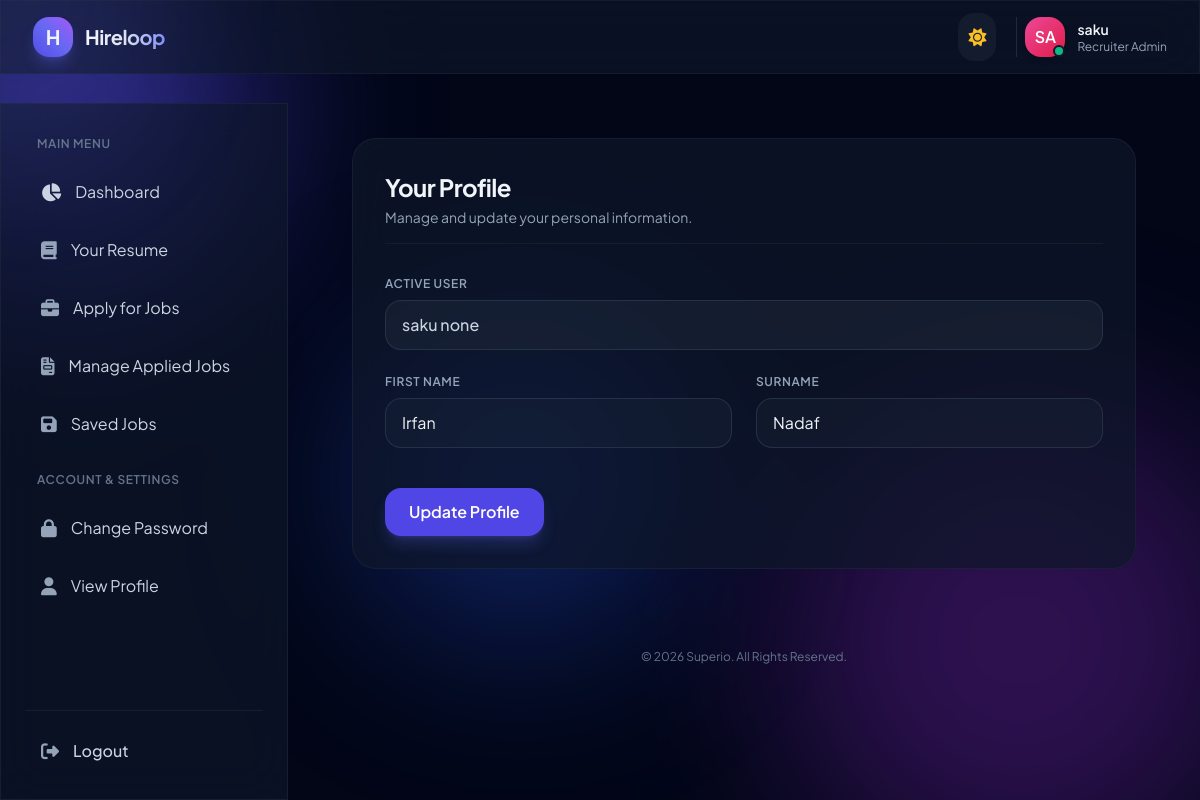
Page /accounts/update_profile/2/ (signed in) on the committed database.
### accounts/models.py (models this page shows)
class User(AbstractUser):
    email =  models.EmailField(unique= True ,null=False  )
    has_company = models.BooleanField(default = False)
    has_resume = models.BooleanField(default= False)
    is_recruiter = models.BooleanField(default= False)
    is_candidate = models.BooleanField(default= False)

### accounts/views.py (the view)
# urls.py: path('update_profile/<int:pk>/', update_profile, name='update-profile'),
@login_required
def update_profile(request, pk):
    user = User.objects.get(pk=pk)
    if request.method == "POST":
        form = UpdateProfileForm(request.POST, instance=user)
        if form.is_valid():
            form.save()
            messages.success(request, "Your information is now updated")
            return redirect(reverse('update-profile', args=[user.pk]))
        else:
            messages.warning(request, "Something went wrong, please try again")
    else:
        form = UpdateProfileForm(instance=user)
    context = {'form': form}
    return render(request, 'accounts/update_profile.html', context)

### accounts/form.py
class UpdateProfileForm(forms.ModelForm):
    class Meta:
        model = User
        fields = ['first_name', 'last_name']

### templates/accounts/update_profile.html (shortened to what this page needs)
{% extends 'base.html' %}
{% load widget_tweaks %}
{% block content %}
<div class="max-w-4xl mx-auto p-4 sm:p-6 lg:p-8">
    <div class="bg-white/70 dark:bg-slate-900/70 backdrop-blur-xl border border-slate-200/60 dark:border-slate-800/60 rounded-3xl p-6 sm:p-8 shadow-xl shadow-slate-200/50 dark:shadow-none transition-all">
        <div class="mb-8 border-b border-slate-200/50 dark:border-slate-800/50 pb-4">
            <h2 class="text-2xl font-bold text-slate-800 dark:text-slate-100 tracking-tight">Your Profile</h2>
            <p class="text-sm text-slate-500 dark:text-slate-400 mt-1">Manage and update your personal information.</p>
        </div>
        <form method="POST" class="space-y-6">
            <div class="flex flex-col gap-2">
                <label class="text-xs font-semibold uppercase tracking-wider text-slate-500 dark:text-slate-400">Active User</label>
                <input type="text"
                       value="{{ request.user.first_name }} {{ request.user.last_name }}"
                       readonly
                       class="w-full px-4 py-3 rounded-2xl bg-slate-100/80 dark:bg-slate-800/50 border border-slate-200 dark:border-slate-700/60 text-slate-600 dark:text-slate-300 font-medium cursor-not-allowed outline-none select-none">
            </div>
            <div class="grid grid-cols-1 md:grid-cols-2 gap-6">
                <div class="flex flex-col gap-2">
                    <label class="text-xs font-semibold uppercase tracking-wider text-slate-500 dark:text-slate-400">First Name</label>
                    {% render_field form.first_name class="w-full px-4 py-3 rounded-2xl bg-slate-50/50 dark:bg-slate-800/30 border border-slate-200 dark:border-slate-700/60 text-slate-800 dark:text-slate-100 placeholder-slate-400 focus:bg-white dark:focus:bg-slate-900 focus:border-indigo-500 focus:ring-4 focus:ring-indigo-500/10 transition-all outline-none" placeholder="First Name" %}
                </div>
                <div class="flex flex-col gap-2">
                    <label class="text-xs font-semibold uppercase tracking-wider text-slate-500 dark:text-slate-400">Surname</label>
                    {% render_field form.last_name class="w-full px-4 py-3 rounded-2xl bg-slate-50/50 dark:bg-slate-800/30 border border-slate-200 dark:border-slate-700/60 text-slate-800 dark:text-slate-100 placeholder-slate-400 focus:bg-white dark:focus:bg-slate-900 focus:border-indigo-500 focus:ring-4 focus:ring-indigo-500/10 transition-all outline-none" placeholder="Surname" %}
                </div>
            </div>
            <div class="pt-4">
                <button type="submit"
                        class="inline-flex items-center justify-center px-6 py-3 rounded-2xl bg-indigo-600 hover:bg-indigo-700 active:scale-[0.98] text-white font-semibold shadow-lg shadow-indigo-500/25 transition-all duration-200 ease-in-out cursor-pointer">
                    Update Profile
                </button>
            </div>
        </form>
    </div>
</div>
{% endblock %}

### templates/base.html (shortened to what this page needs)
<!doctype html>
<html lang="en" class="dark">
  <head>
    <script src="https://cdn.tailwindcss.com"></script>
    <link
      rel="stylesheet"
      href="https://cdnjs.cloudflare.com/ajax/libs/font-awesome/6.4.0/css/all.min.css"
    />
  </head>
  <body
    class="bg-slate-50 dark:bg-slate-950 text-slate-800 dark:text-slate-100 transition-colors duration-500 min-h-screen flex flex-col"
  >
    <div class="bg-mesh">
      <div
        class="blob w-96 h-96 bg-indigo-400 dark:bg-indigo-600 top-[-10%] left-[-10%]"
      ></div>
      <div
        class="blob w-[30rem] h-[30rem] bg-purple-400 dark:bg-purple-900 bottom-[-10%] right-[-5%]"
        style="animation-delay: -5s"
      ></div>
      <div
        class="blob w-80 h-80 bg-blue-300 dark:bg-blue-800 top-[40%] left-[30%]"
        style="animation-delay: -10s"
      ></div>
    </div>
    <div
      id="cursor-glow"
      class="pointer-events-none fixed top-0 left-0 w-80 h-80 bg-indigo-500/15 dark:bg-indigo-400/10 rounded-full blur-3xl -translate-x-1/2 -translate-y-1/2 transition-opacity duration-300 z-50"
    ></div>
    <header
      class="sticky top-0 z-40 w-full glass-card border-b border-slate-200/50 dark:border-slate-800/50 px-4 lg:px-8 py-3 flex items-center justify-between"
    >
      <div class="flex items-center gap-4">
        <a href="{% url 'dashboard' %}" class="flex items-center gap-3">
          <div
            class="w-10 h-10 rounded-2xl bg-gradient-to-tr from-indigo-600 via-indigo-500 to-purple-500 flex items-center justify-center text-white font-bold text-xl shadow-lg shadow-indigo-500/30 transform hover:scale-105 transition-transform duration-300"
          >
            H
          </div>
          <span
            class="text-xl font-bold bg-clip-text text-transparent bg-gradient-to-r from-slate-900 via-indigo-950 to-indigo-600 dark:from-white dark:via-slate-200 dark:to-indigo-400 tracking-tight"
          >
          </span>
        </a>
      </div>
      <div class="flex items-center gap-3 md:gap-5">
        <button
          id="theme-toggle"
          class="p-2.5 rounded-2xl bg-slate-200/50 dark:bg-slate-800/50 hover:bg-slate-300/50 dark:hover:bg-slate-700/50 text-slate-700 dark:text-slate-200 transition-all duration-300 active:scale-90"
        >
          <i
            class="fa-solid fa-sun hidden dark:block text-lg text-amber-400"
          ></i>
        </button>
        <div
          class="flex items-center gap-3 pl-2 border-l border-slate-200 dark:border-slate-800"
        >
          <div class="relative">
            <div
              class="w-10 h-10 rounded-2xl bg-gradient-to-br from-pink-500 to-rose-600 flex items-center justify-center text-white font-semibold shadow-md"
            >
              {{ request.user.username|slice:":2"|upper|default:"UK" }}
            </div>
            <span
              class="absolute bottom-0 right-0 w-3 h-3 bg-emerald-500 border-2 border-white dark:border-slate-900 rounded-full"
            ></span>
          </div>
          <div class="hidden md:block text-left">
            <div
              class="text-sm font-semibold text-slate-800 dark:text-slate-100 flex items-center gap-1.5"
            >
              {{request.user.first_name|default:request.user.last_name|default:"username"}}
            </div>
            <div class="text-xs text-slate-500 dark:text-slate-400">
              Recruiter Admin
            </div>
          </div>
        </div>
      </div>
    </header>
    <div class="flex flex-1 relative">
      <aside class="w-72 glass-card border-r border-slate-200/60 dark:border-slate-800/60 p-6 flex flex-col justify-between hidden lg:flex shrink-0 sticky top-[103px] h-[calc(100vh-103px)]">
    <nav class="space-y-1.5">
        <div class="px-3 py-2 text-xs font-semibold text-slate-400 dark:text-slate-500 uppercase tracking-wider">
            Main Menu
        </div>
        <a href="{% url 'dashboard' %}"
           class="flex items-center gap-3.5 px-4 py-3 rounded-2xl transition-all {% if request.resolver_match.url_name == 'dashboard' %}bg-indigo-600 text-white font-medium shadow-md shadow-indigo-500/20{% else %}text-slate-600 dark:text-slate-300 hover:bg-slate-100 dark:hover:bg-slate-800/60{% endif %}">
            <i class="fa-solid fa-chart-pie text-lg"></i>
            <span>Dashboard</span>
        </a>
        {% if request.user.is_candidate %}
            {% if request.user.has_resume %}
                 <a href="{% url "resume-details" request.user.resume.pk %}"
                   class="flex items-center gap-3.5 px-4 py-3 rounded-2xl text-slate-600 dark:text-slate-300 hover:bg-slate-100 dark:hover:bg-slate-800/60 transition-all group">
                    <i class="fa-solid fa-book text-lg text-slate-400 group-hover:text-indigo-500 transition-colors"></i>
                    <span>Your Resume</span>
                </a>
                <a href="{% url "available_jobs" %}"
                   class="flex items-center gap-3.5 px-4 py-3 rounded-2xl text-slate-600 dark:text-slate-300 hover:bg-slate-100 dark:hover:bg-slate-800/60 transition-all group">
                    <i class="fa-solid fa-briefcase text-lg text-slate-400 group-hover:text-indigo-500 transition-colors"></i>
                    <span>Apply for Jobs</span>
                </a>
                <a href="{% url "manage_applied_jobs" %}"
                   class="flex items-center gap-3.5 px-4 py-3 rounded-2xl text-slate-600 dark:text-slate-300 hover:bg-slate-100 dark:hover:bg-slate-800/60 transition-all group">
                    <i class="fa-solid fa-file-invoice text-lg text-slate-400 group-hover:text-indigo-500 transition-colors"></i>
                    <span>Manage Applied Jobs</span>
                </a>
                 <a href="{% url "all_saved_jobs" %}"
                   class="flex items-center gap-3.5 px-4 py-3 rounded-2xl text-slate-600 dark:text-slate-300 hover:bg-slate-100 dark:hover:bg-slate-800/60 transition-all group">
                    <i class="fa-solid fa-save text-lg text-slate-400 group-hover:text-indigo-500 transition-colors"></i>
                    <span>Saved Jobs</span>
                </a>
            {% endif %}
        {% endif %}
        <div class="pt-4 px-3 py-2 text-xs font-semibold text-slate-400 dark:text-slate-500 uppercase tracking-wider">
            Account & Settings
        </div>
        <a href="{% url 'change_password' %}"
           class="flex items-center gap-3.5 px-4 py-3 rounded-2xl text-slate-600 dark:text-slate-300 hover:bg-slate-100 dark:hover:bg-slate-800/60 transition-all group">
            <i class="fa-solid fa-lock text-lg text-slate-400 group-hover:text-indigo-500 transition-colors"></i>
            <span>Change Password</span>
        </a>
        <a href="{% url 'update-profile' request.user.pk %}"
           class="flex items-center gap-3.5 px-4 py-3 rounded-2xl text-slate-600 dark:text-slate-300 hover:bg-slate-100 dark:hover:bg-slate-800/60 transition-all group">
            <i class="fa-solid fa-user text-lg text-slate-400 group-hover:text-indigo-500 transition-colors"></i>
            <span>View Profile</span>
        </a>
    </nav>
    <div class="pt-4 border-t border-slate-200/60 dark:border-slate-800/60 space-y-1">
        <a href="{% url 'logout' %}"
           class="flex items-center gap-3.5 px-4 py-2.5 rounded-2xl text-slate-600 dark:text-slate-300 hover:bg-slate-200/50 dark:hover:bg-slate-800/50 transition-all font-medium">
            <i class="fa-solid fa-right-from-bracket text-lg text-slate-400"></i>
            <span>Logout</span>
        </a>
    </div>
  </aside>
      <main class="flex-1 p-4 lg:p-8 max-w-7xl mx-auto w-full space-y-6">
        {% block content %}{% endblock %}
        <footer
          class="text-center py-6 text-xs text-slate-400 dark:text-slate-500"
        >
          &copy; 2026 Superio. All Rights Reserved.
        </footer>
      </main>
    </div>
  </body>
</html>

### templates/base.html (style rules this page uses)
body { font-family: "Plus Jakarta Sans", -apple-system, BlinkMacSystemFont, sans-serif; overflow-x: hidden; }
.glass-card { background: rgba(255, 255, 255, 0.7); backdrop-filter: blur(20px); -webkit-backdrop-filter: blur(20px); border: 1px solid rgba(255, 255, 255, 0.5); transition: all 0.4s cubic-bezier(0.16, 1, 0.3, 1); }
.dark .glass-card { background: rgba(15, 23, 42, 0.65); backdrop-filter: blur(24px); -webkit-backdrop-filter: blur(24px); border: 1px solid rgba(255, 255, 255, 0.08); }
.bg-mesh { position: fixed; top: 0; left: 0; width: 100vw; height: 100vh; z-index: -1; pointer-events: none; overflow: hidden; }
.blob { position: absolute; border-radius: 50%; filter: blur(90px); opacity: 0.5; animation: float 18s infinite ease-in-out alternate; }

### rows in the picture
User: user.username "SA", user.first_name "saku", user.first_name "saku none"
User: first_name "Irfan", last_name "Nadaf"
